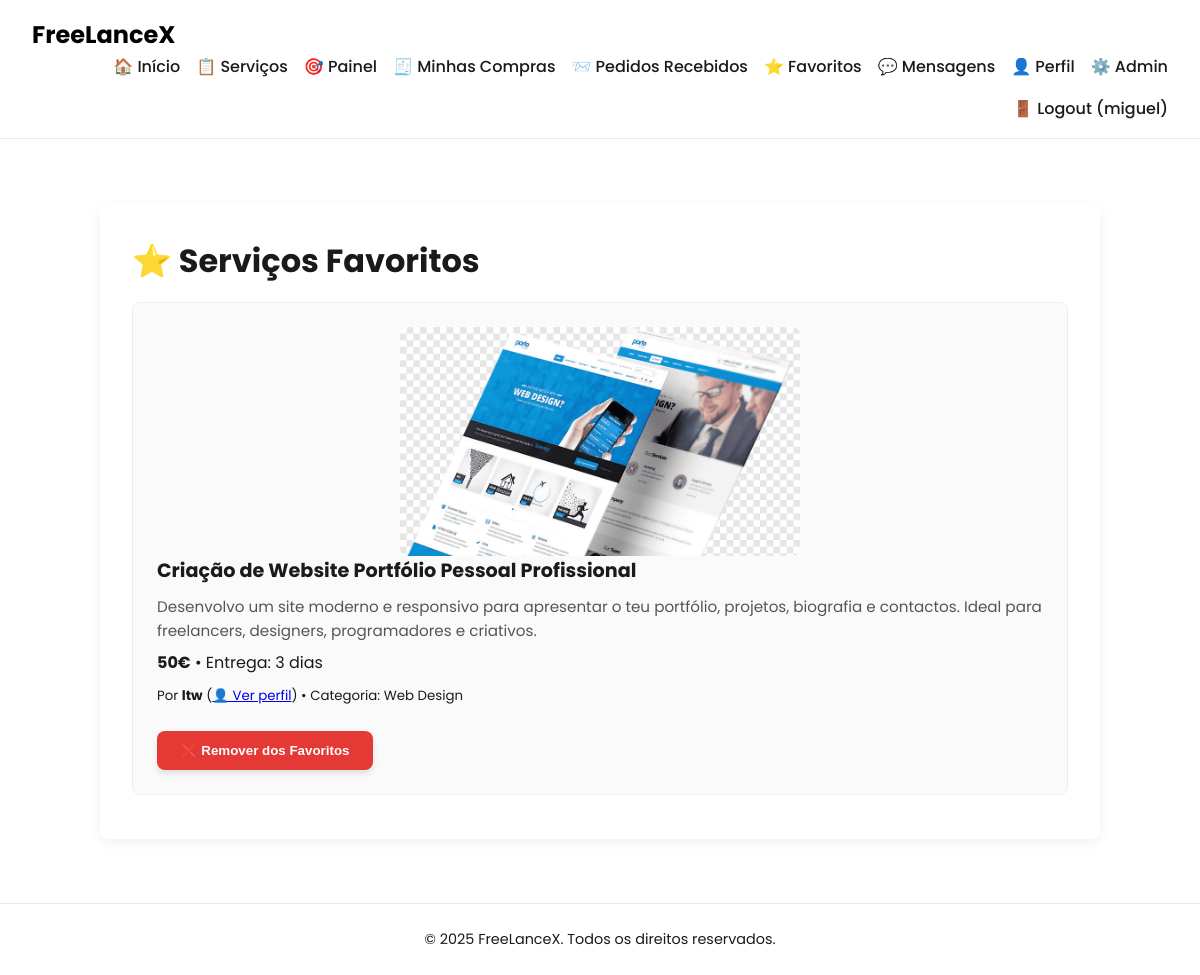
/pages/favorites.php (signed in), run on an earlier commit of the app's database.
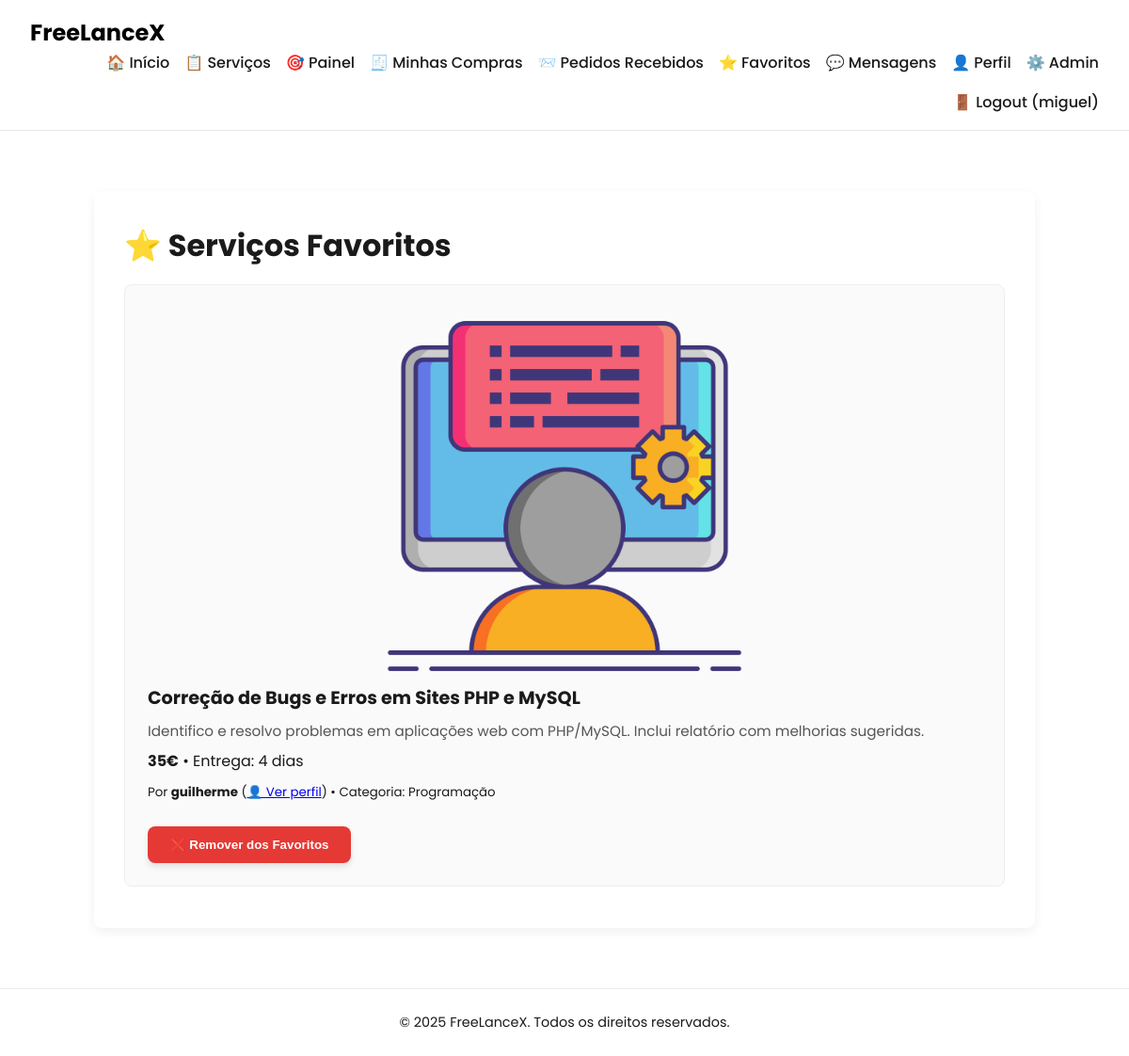
And on a later commit of the database.
### tables this page shows
CREATE TABLE services (
    id INTEGER PRIMARY KEY AUTOINCREMENT,
    freelancer_id INTEGER NOT NULL,
    title TEXT NOT NULL,
    description TEXT,
    price REAL NOT NULL,
    delivery_time TEXT NOT NULL,
    category TEXT, 
    media_path TEXT,
    is_promoted INTEGER DEFAULT 0, currency TEXT DEFAULT 'USD', status TEXT DEFAULT 'pendente',
    FOREIGN KEY(freelancer_id) REFERENCES users(id)
);

CREATE TABLE users (
    id INTEGER PRIMARY KEY AUTOINCREMENT,
    username TEXT NOT NULL UNIQUE,
    email TEXT NOT NULL UNIQUE,
    password_hash TEXT NOT NULL,
    is_admin INTEGER DEFAULT 0
);

### pages/favorites.php (the view, shortened to what this page needs)
<?php
require_once '../includes/db.php';
$user_id = $_SESSION['user_id'];
$stmt = $db->prepare("
    SELECT s.*, u.username, u.id AS freelancer_id
    FROM favorites f
    JOIN services s ON f.service_id = s.id
    JOIN users u ON s.freelancer_id = u.id
    WHERE f.user_id = :uid
    ORDER BY s.id DESC
");
$stmt->execute([':uid' => $user_id]);
$favorites = $stmt->fetchAll(PDO::FETCH_ASSOC);
?>
<!DOCTYPE html>
<html lang="pt">
<?php include '../includes/head.php'; ?>
<body>
<?php include '../includes/header.php'; ?>
<main class="dashboard-container">
  <h2>⭐ Serviços Favoritos</h2>
  <?php if (count($favorites) === 0): ?>
    <p class="no-services">Não tens serviços favoritos de momento.</p>
  <?php else: ?>
    <ul class="service-list">
      <?php foreach ($favorites as $s): ?>
        <li class="service-item">
          <?php
            $imgPath = '../' . $s['media_path'];
            if (!empty($s['media_path']) && file_exists($imgPath)):
          ?>
            <img src="/<?= htmlspecialchars($s['media_path']) ?>" alt="Imagem do serviço" class="service-image">
          <?php endif; ?>
          <h4><?= htmlspecialchars($s['title']) ?></h4>
          <p class="description"><?= htmlspecialchars($s['description']) ?></p>
          <p><strong><?= htmlspecialchars($s['price']) ?>€</strong> • Entrega: <?= htmlspecialchars($s['delivery_time']) ?></p>
          <p><small>
            Por <strong><?= htmlspecialchars($s['username']) ?></strong>
            (<a href="public_profile.php?id=<?= $s['freelancer_id'] ?>">👤 Ver perfil</a>)
            • Categoria: <?= htmlspecialchars($s['category'] ?? '—') ?>
          </small></p>
          <div class="service-actions">
            <form method="post" action="toggle_favorite.php" class="inline-form" onsubmit="return confirm('Remover dos favoritos?');">
              <button type="submit" class="danger-btn">❌ Remover dos Favoritos</button>
            </form>
          </div>
        </li>
      <?php endforeach; ?>
    </ul>
  <?php endif; ?>
</main>
<?php include '../includes/footer.php'; ?>
</body>
</html>

### includes/head.php (shortened to what this page needs)
<head>
  <link rel="stylesheet" href="../css/style.css">
</head>

### includes/header.php (shortened to what this page needs)
<header class="site-header">
  <div class="header-container">
    <div class="site-title">
      <a href="/index.php">FreeLanceX</a>
    </div>
    <nav class="nav-links" role="navigation">
      <a href="/index.php">🏠 Início</a>
      <a href="/pages/services.php">📋 Serviços</a>
      <?php if (isset($_SESSION['user_id'])): ?>
        <a href="/pages/dashboard.php">🎯 Painel</a>
        <a href="/pages/my_orders.php">🧾 Minhas Compras</a>
        <a href="/pages/my_requests.php">📨 Pedidos Recebidos</a>
        <a href="/pages/favorites.php">⭐ Favoritos</a>
        <a href="/pages/messages.php">💬 Mensagens</a>
        <a href="/pages/profile.php">👤 Perfil</a>
        <?php if (!empty($_SESSION['is_admin']) && $_SESSION['is_admin'] == 1): ?>
          <a href="/pages/admin.php">⚙️ Admin</a>
        <?php endif; ?>
        <a href="/logout.php">🚪 Logout (<?= htmlspecialchars($_SESSION['username']) ?>)</a>
      <?php else: ?>
        <a href="/login.php">🔐 Login</a>
        <a href="/register.php">📝 Registar</a>
      <?php endif; ?>
    </nav>
  </div>
</header>

### includes/footer.php (shortened to what this page needs)
<footer>
  <p>© <?= date('Y') ?> FreeLanceX. Todos os direitos reservados.</p>
</footer>
</body>
</html>

### css/style.css (style rules this page uses)
:root { --primary: #000000; --bg-light: #ffffff; --text-color: #1a1a1a; --accent: #0070f3; --radius: 8px; --transition: all 0.3s ease-in-out; }
* { margin: 0; padding: 0; box-sizing: border-box; }
body { font-family: 'Poppins', sans-serif; background-color: var(--bg-light); color: var(--text-color); line-height: 1.6; }
header { background-color: #fff; border-bottom: 1px solid #eaeaea; padding: 1rem 2rem; }
.header-container { max-width: 1200px; margin: 0 auto; display: flex; justify-content: space-between; align-items: center; flex-wrap: wrap; }
.site-title a { font-size: 1.5rem; font-weight: 700; color: var(--primary); text-decoration: none; }
.nav-links { display: flex; gap: 1rem; flex-wrap: wrap; justify-content: flex-end; }
.nav-links a { text-decoration: none; color: var(--text-color); font-weight: 500; transition: var(--transition); }
main { max-width: 1000px; margin: 4rem auto 2rem auto; padding: 2rem; }
footer { background: #fff; text-align: center; padding: 1.5rem; font-size: 0.9rem; border-top: 1px solid #eaeaea; color: var(--text-color); }
.dashboard-container { max-width: 1000px; margin: 4rem auto; padding: 2rem; background: #fff; border-radius: var(--radius); box-shadow: 0 4px 12px rgba(0, 0, 0, 0.06); }
.dashboard-container h2 { font-size: 2rem; margin-bottom: 1rem; }
.service-list { list-style: none; padding: 0; }
.service-item { padding: 1.5rem; border: 1px solid #eee; border-radius: var(--radius); margin-bottom: 1.5rem; background: #fafafa; }
.service-item h4 { font-size: 1.2rem; margin-bottom: 0.5rem; }
.service-item p { margin: 0.4rem 0; }
.service-item .description { font-size: 0.95rem; color: #555; }
.service-image { max-width: 100%; border-radius: var(--radius); margin-bottom: 1rem; }
.service-actions { margin-top: 1rem; display: flex; gap: 1rem; flex-wrap: wrap; }
.inline-form { display: inline; }
.stats-list, .service-list { list-style: none; padding-left: 0; margin-top: 1rem; }
.service-list li { margin-bottom: 0.75rem; }
.service-actions { display: flex; gap: 1rem; flex-wrap: wrap; margin-top: 1.5rem; }
.service-actions .inline-form { display: inline; margin: 0; }
.danger-btn { background: #e53935; color: #fff; padding: 12px 24px; border-radius: var(--radius); font-weight: bold; border: none; cursor: pointer; transition: var(--transition); box-shadow: 0 4px 6px rgba(0, 0, 0, 0.1); }
.service-image { max-width: 400px; height: auto; display: block; margin: 0 auto; border-radius: 8px; }

What changed in the data, as far as the page shows it:
removed services: media_path (picture), title "Criação de Website Portfólio Pessoal Profissional", description "Desenvolvo um site moderno e responsivo para apresentar o teu portfólio, projetos, biografia e contactos. Ideal para freelancers, designers, programadores e criativos.", price "50", delivery_time "3 dias", freelancer.username "ltw", category "Web Design"
added services: media_path (picture), title "Correção de Bugs e Erros em Sites PHP e MySQL", description "Identifico e resolvo problemas em aplicações web com PHP/MySQL. Inclui relatório com melhorias sugeridas.", price "35", delivery_time "4 dias", freelancer.username "guilherme", category "Programação"
